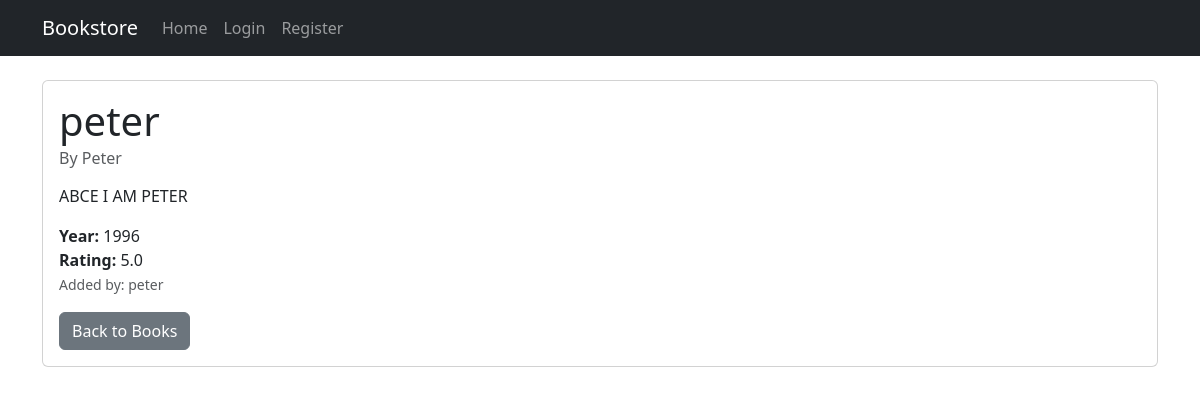
The page /books/book/5/ on the database its author committed.
### books/models.py (models this page shows, shortened)
class Book(models.Model):
    title = models.CharField(max_length=200)
    author = models.CharField(max_length=200)
    year = models.IntegerField()
    rating = models.DecimalField(max_digits=3, decimal_places=1)
    description = models.TextField()
    created_at = models.DateTimeField(auto_now_add=True)
    user = models.ForeignKey(
        User,
        on_delete=models.CASCADE,
        null=True,  # Allow null temporarily
        blank=True  # Allow blank temporarily
    )
    class Meta:
        ordering = ['-created_at']

### books/views.py (the view)
# urls.py: path('book/<int:book_id>/', views.book_detail, name='book_detail'),
def book_detail(request, book_id):
    book = get_object_or_404(Book, id=book_id)
    return render(request, "book_detail.html", {"book": book})

### books/templates/book_detail.html (shortened to what this page needs)
{% extends "base.html" %} {% block body %}
<div class="container mt-4">
  <div class="card">
    <div class="card-body">
      <h1 class="card-title">{{ book.title }}</h1>
      <h6 class="card-subtitle mb-3 text-muted">By {{ book.author }}</h6>
      <p class="card-text">{{ book.description }}</p>
      <div class="mb-3">
        <strong>Year:</strong> {{ book.year }}<br />
        <strong>Rating:</strong> {{ book.rating }}<br />
        <small class="text-muted">Added by: {{ book.user.username }}</small>
      </div>
      <div class="btn-group">
        <a href="{% url 'books:index' %}" class="btn btn-secondary"
          >Back to Books</a
        >
      </div>
    </div>
  </div>
</div>
{% endblock %}

### rows shown on the page
Book: title "peter", author "Peter", description "ABCE I AM PETER", year "1996", rating "5.0", user.username "peter"
